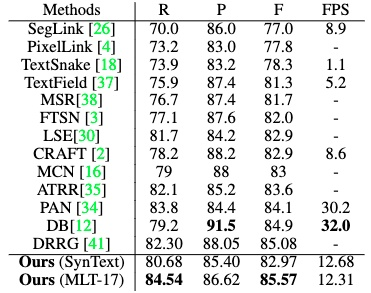
#> input picture test_images/table.jpg, 371 x 293 px
$ python -i load_image.py   (imports and definitions only)
#> lines starting #> are read from the running program, lines starting #| are printed output that depends on the picture
# -*- encoding: utf-8 -*-
# @Author: SWHL
# @Contact: liekkaskono@163.com
from io import BytesIO
from pathlib import Path
from typing import Any, Union

import cv2
import numpy as np
from PIL import Image, UnidentifiedImageError

root_dir = Path(__file__).resolve().parent
InputType = Union[str, np.ndarray, bytes, Path, Image.Image]


class LoadImage:
    def __init__(self):
        pass

    # [64 lines left out: functions __call__, load_img, img_to_ndarray, convert_img, not called in this run]

    @staticmethod
    def cvt_two_to_three(img: np.ndarray) -> np.ndarray:
        """gray + alpha → BGR"""
        img_gray = img[..., 0]
        img_bgr = cv2.cvtColor(img_gray, cv2.COLOR_GRAY2BGR)

        img_alpha = img[..., 1]
        not_a = cv2.bitwise_not(img_alpha)
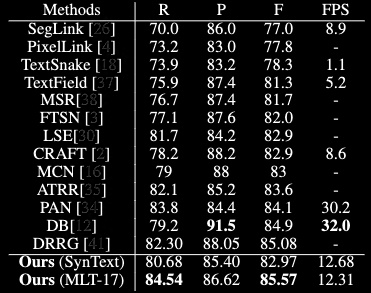
#> not_a: shape (293, 371); min 0, max 255, mean 25.3
        not_a = cv2.cvtColor(not_a, cv2.COLOR_GRAY2BGR)
#> not_a: shape (293, 371, 3)

        new_img = cv2.bitwise_and(img_bgr, img_bgr, mask=img_alpha)
        new_img = cv2.add(new_img, not_a)
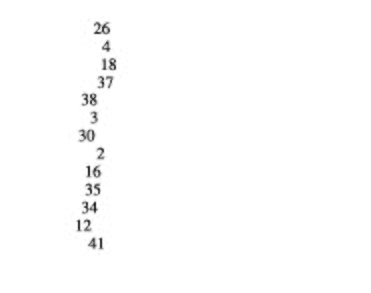
#> new_img: shape (293, 371, 3); min 31, max 255, mean 253.2
        return new_img

    # [22 lines left out: functions cvt_four_to_three, verify_exist, not called in this run]


class LoadImageError(Exception):
    pass

>>> import cv2
>>> picture = cv2.cvtColor(cv2.imread('../../test_images/table.jpg'), cv2.COLOR_BGR2RGB)
>>> result = LoadImage().cvt_two_to_three(picture)

$ run again, on test_images/layout.png
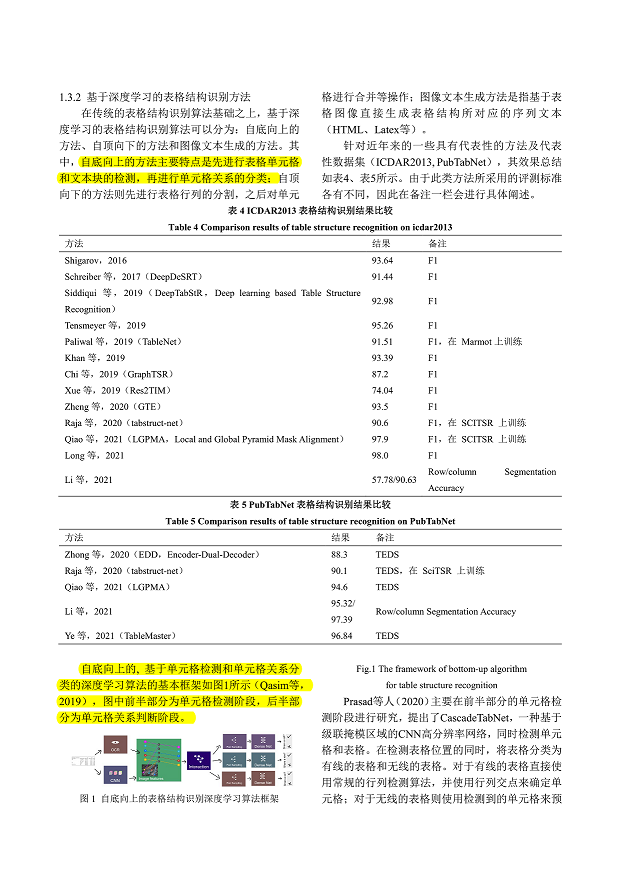
#> input picture test_images/layout.png, 621 x 877 px
#> in cvt_two_to_three, `not_a = cv2.bitwise_not(img_alpha)`:
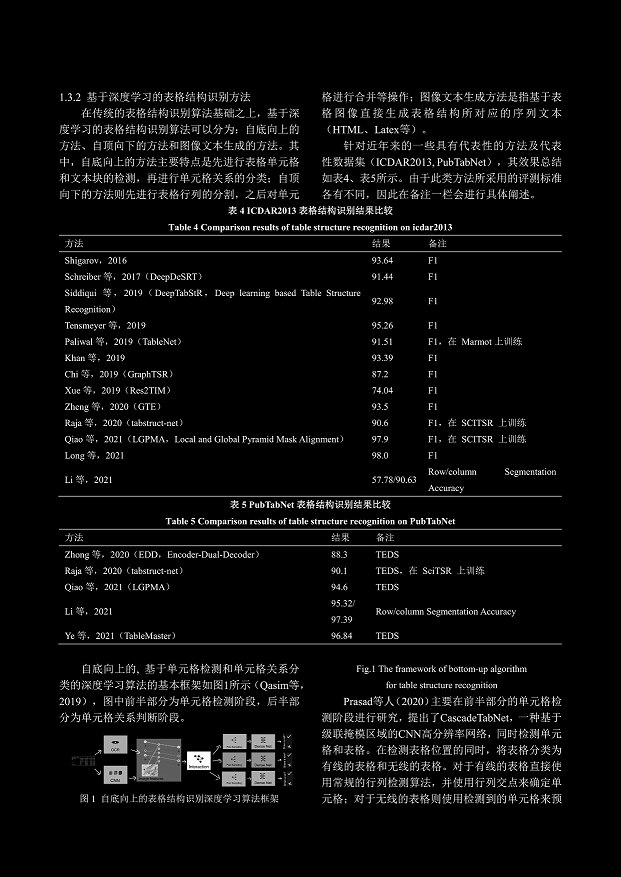
#> not_a: shape (877, 621); min 0, max 255, mean 12.2
#> in cvt_two_to_three, `new_img = cv2.add(new_img, not_a)`:
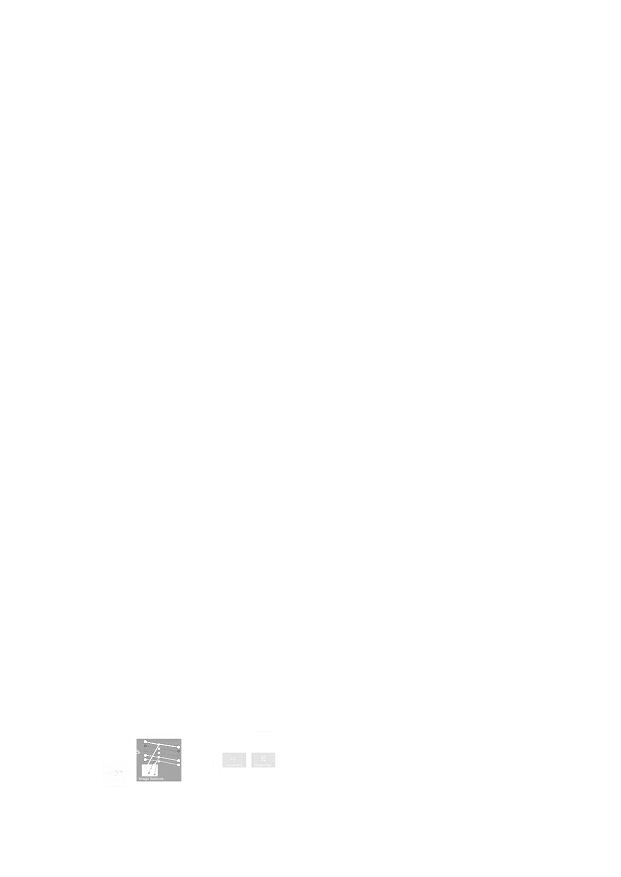
#> new_img: shape (877, 621, 3); min 119, max 255, mean 254.7
